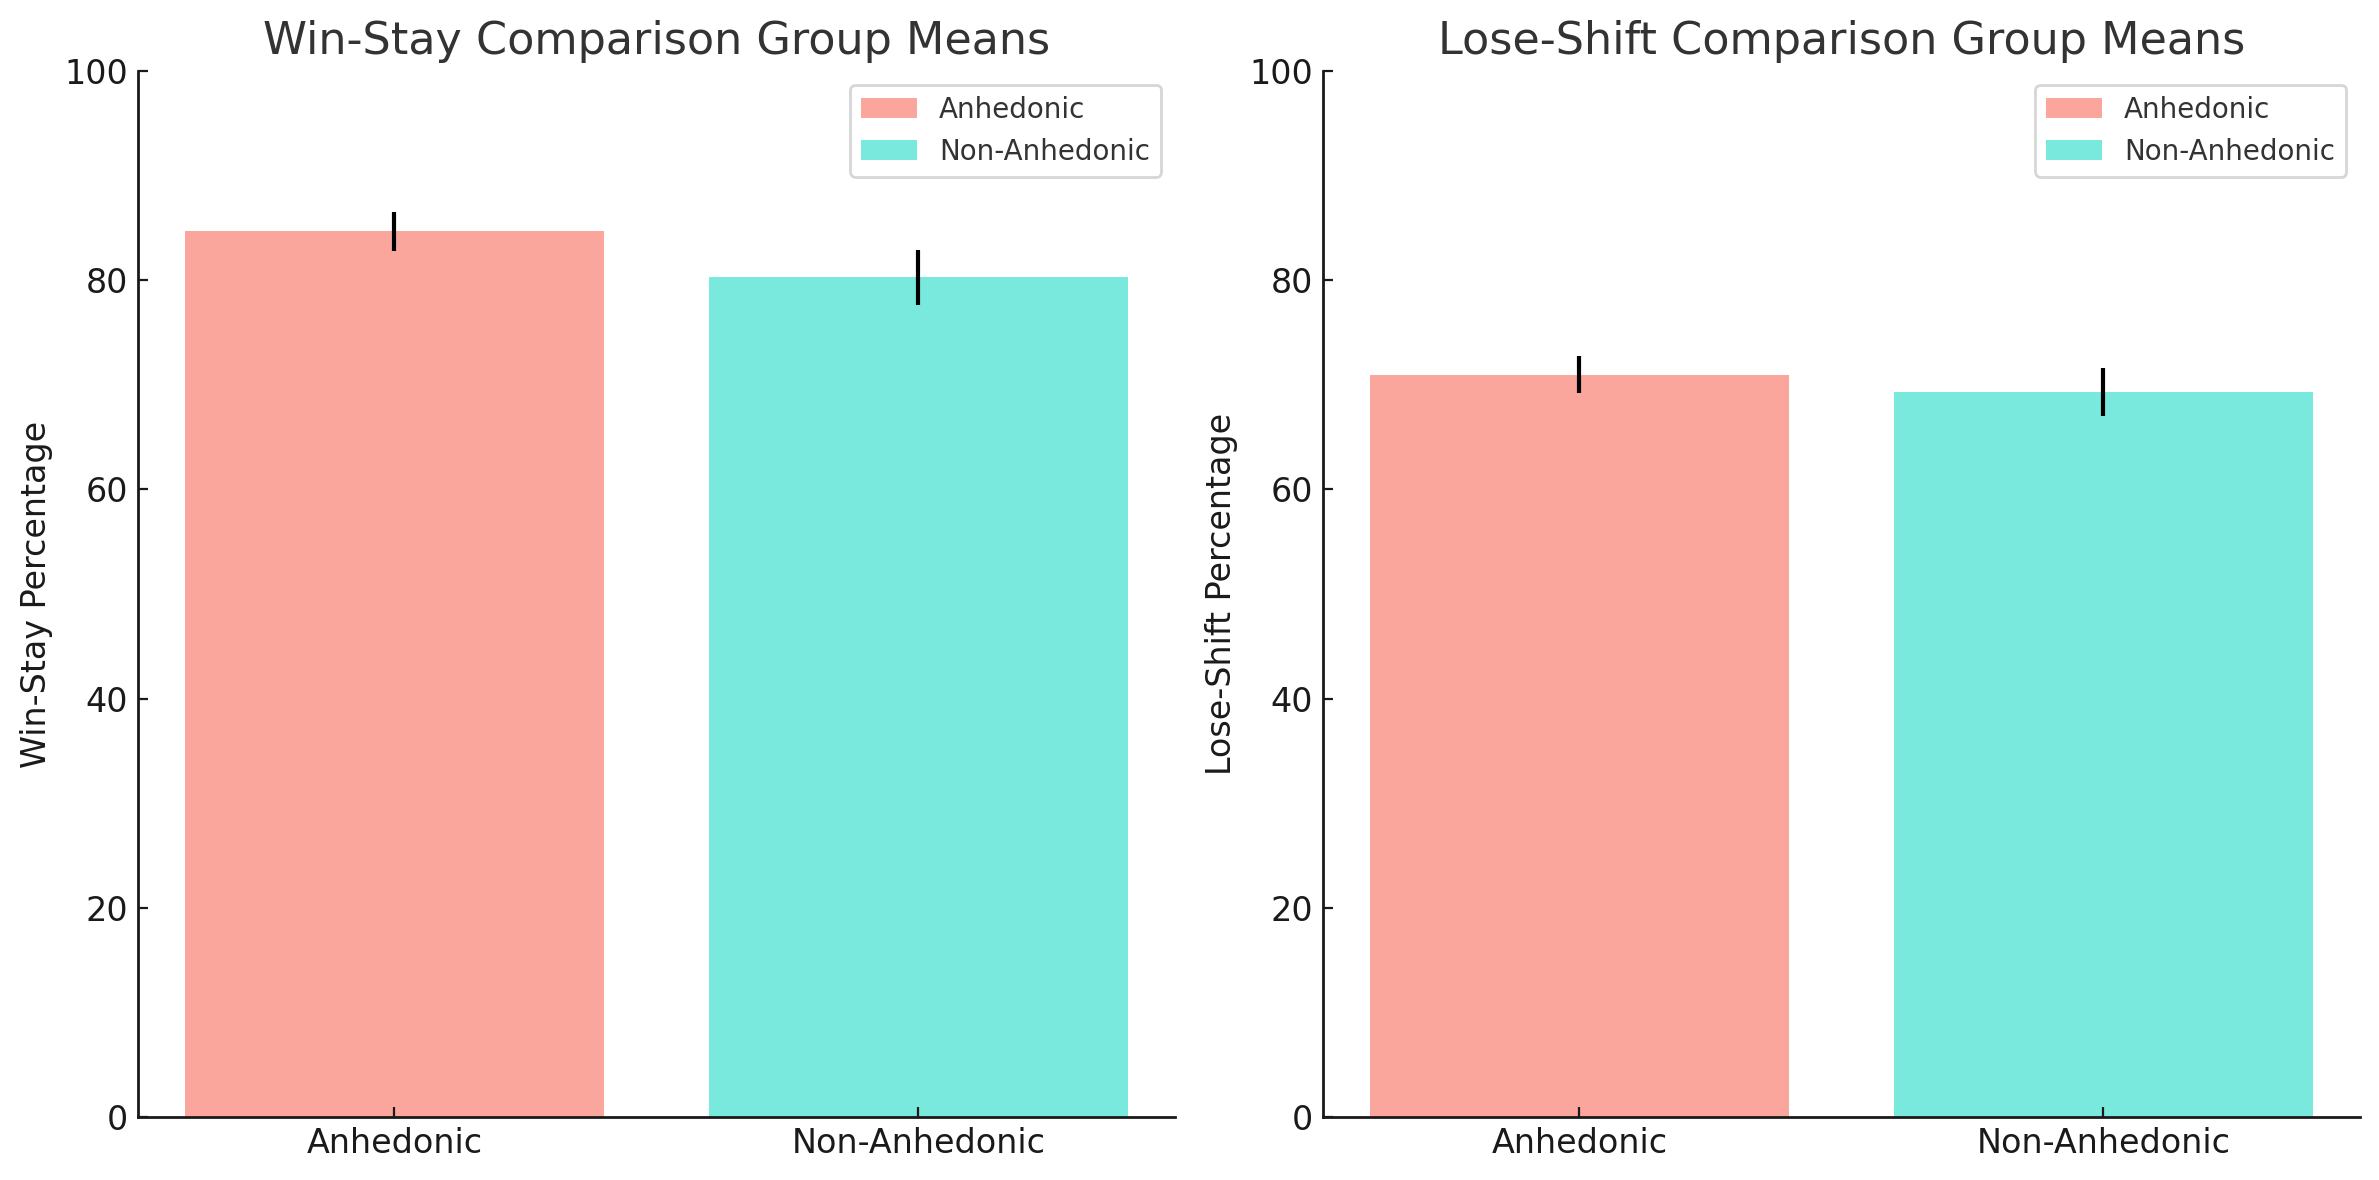

Source code (Python):
import pandas as pd
import numpy as np
import matplotlib.pyplot as plt
from scipy.stats import ttest_ind
from scipy import stats
import ace_tools as tools

# Load data
data_anhedonic = pd.read_csv('/mnt/data/anhedonic_cleaned_data.csv')
data_non_anhedonic = pd.read_csv('/mnt/data/non_anhedonic_cleaned_data.csv')

# Function to compute win-stay and lose-shift instances
def compute_strategies(participant_data):
    win_stay_count = 0
    lose_shift_count = 0
    total_win_cases = np.sum((participant_data['gain'] == 1) & (participant_data['loss'] == 0))
    total_loss_cases = np.sum((participant_data['gain'] == 0) & (participant_data['loss'] == 1))
    
    for i in range(1, len(participant_data)):
        prev_choice = participant_data.iloc[i-1]["choice"]
        prev_gain = participant_data.iloc[i-1]["gain"]
        prev_loss = participant_data.iloc[i-1]["loss"]
        curr_choice = participant_data.iloc[i]["choice"]
        
        # Check for win-stay
        if prev_gain == 1 and prev_loss == 0 and prev_choice == curr_choice:
            win_stay_count += 1
        
        # Check for lose-shift
        if prev_gain == 0 and prev_loss == 1 and prev_choice != curr_choice:
            lose_shift_count += 1

    return pd.DataFrame({
        "Participant.Public.ID": [participant_data.iloc[0]["Participant.Public.ID"]],
        "win_stay": [win_stay_count],
        "lose_shift": [lose_shift_count],
        "total_win_cases": [total_win_cases],
        "total_loss_cases": [total_loss_cases]
    })

# Compute strategies for each participant in both groups
strategies_anhedonic = pd.concat([compute_strategies(participant_data) for _, participant_data in data_anhedonic.groupby('Participant.Public.ID')])
strategies_non_anhedonic = pd.concat([compute_strategies(participant_data) for _, participant_data in data_non_anhedonic.groupby('Participant.Public.ID')])

# Calculate win-stay and lose-shift percentages
strategies_anhedonic['win_stay_percentage'] = (strategies_anhedonic['win_stay'] / strategies_anhedonic['total_win_cases']) * 100
strategies_anhedonic['lose_shift_percentage'] = (strategies_anhedonic['lose_shift'] / strategies_anhedonic['total_loss_cases']) * 100

strategies_non_anhedonic['win_stay_percentage'] = (strategies_non_anhedonic['win_stay'] / strategies_non_anhedonic['total_win_cases']) * 100
strategies_non_anhedonic['lose_shift_percentage'] = (strategies_non_anhedonic['lose_shift'] / strategies_non_anhedonic['total_loss_cases']) * 100

# Compute means and standard errors
means_anhedonic = strategies_anhedonic[['win_stay_percentage', 'lose_shift_percentage']].mean()
errors_anhedonic = strategies_anhedonic[['win_stay_percentage', 'lose_shift_percentage']].std() / np.sqrt(len(strategies_anhedonic))

means_non_anhedonic = strategies_non_anhedonic[['win_stay_percentage', 'lose_shift_percentage']].mean()
errors_non_anhedonic = strategies_non_anhedonic[['win_stay_percentage', 'lose_shift_percentage']].std() / np.sqrt(len(strategies_non_anhedonic))

# Perform Welch's t-tests between the win-stay and lose-shift strategies for both groups
win_stay_ttest = ttest_ind(strategies_anhedonic['win_stay_percentage'], strategies_non_anhedonic['win_stay_percentage'], equal_var=False)
lose_shift_ttest = ttest_ind(strategies_anhedonic['lose_shift_percentage'], strategies_non_anhedonic['lose_shift_percentage'], equal_var=False)

# Summary results with updated Welch's t-test
summary_table = pd.DataFrame({
    "Strategy": ["Win-Stay", "Lose-Shift"],
    "Anhedonic Mean (SD)": [f"{means_anhedonic['win_stay_percentage']:.2f} ({errors_anhedonic['win_stay_percentage']:.2f})",
                             f"{means_anhedonic['lose_shift_percentage']:.2f} ({errors_anhedonic['lose_shift_percentage']:.2f})"],
    "Non-Anhedonic Mean (SD)": [f"{means_non_anhedonic['win_stay_percentage']:.2f} ({errors_non_anhedonic['win_stay_percentage']:.2f})",
                                 f"{means_non_anhedonic['lose_shift_percentage']:.2f} ({errors_non_anhedonic['lose_shift_percentage']:.2f})"],
    "t Statistic": [win_stay_ttest.statistic, lose_shift_ttest.statistic],
    "p-value": [win_stay_ttest.pvalue, lose_shift_ttest.pvalue]
})

# Display summary table to user
tools.display_dataframe_to_user(name="Win-Stay and Lose-Shift Strategy Comparisons (Welch's Test)", dataframe=summary_table)

# Plotting
fig, (ax1, ax2) = plt.subplots(1, 2, figsize=(12, 6))

# Colors for each group
anhedonic_color = 'salmon'
non_anhedonic_color = 'turquoise'

# Plot win-stay percentages for both groups
bars1 = ax1.bar(['Anhedonic', 'Non-Anhedonic'], 
                [means_anhedonic['win_stay_percentage'], means_non_anhedonic['win_stay_percentage']], 
                yerr=[errors_anhedonic['win_stay_percentage'], errors_non_anhedonic['win_stay_percentage']], 
                capsize=5, color=[anhedonic_color, non_anhedonic_color], alpha=0.7)
ax1.set_ylim([0, 100])
ax1.set_ylabel('Win-Stay Percentage')
ax1.set_title('Win-Stay Comparison Group Means')
ax1.legend(bars1, ['Anhedonic', 'Non-Anhedonic'], loc='upper right')
ax1.grid(False)

# Plot lose-shift percentages for both groups
bars2 = ax2.bar(['Anhedonic', 'Non-Anhedonic'], 
                [means_anhedonic['lose_shift_percentage'], means_non_anhedonic['lose_shift_percentage']], 
                yerr=[errors_anhedonic['lose_shift_percentage'], errors_non_anhedonic['lose_shift_percentage']], 
                capsize=5, color=[anhedonic_color, non_anhedonic_color], alpha=0.7)
ax2.set_ylim([0, 100])
ax2.set_ylabel('Lose-Shift Percentage')
ax2.set_title('Lose-Shift Comparison Group Means')
ax2.legend(bars2, ['Anhedonic', 'Non-Anhedonic'], loc='upper right')
ax2.grid(False)

# Adjust layout and display plot
plt.tight_layout()
plt.show()
